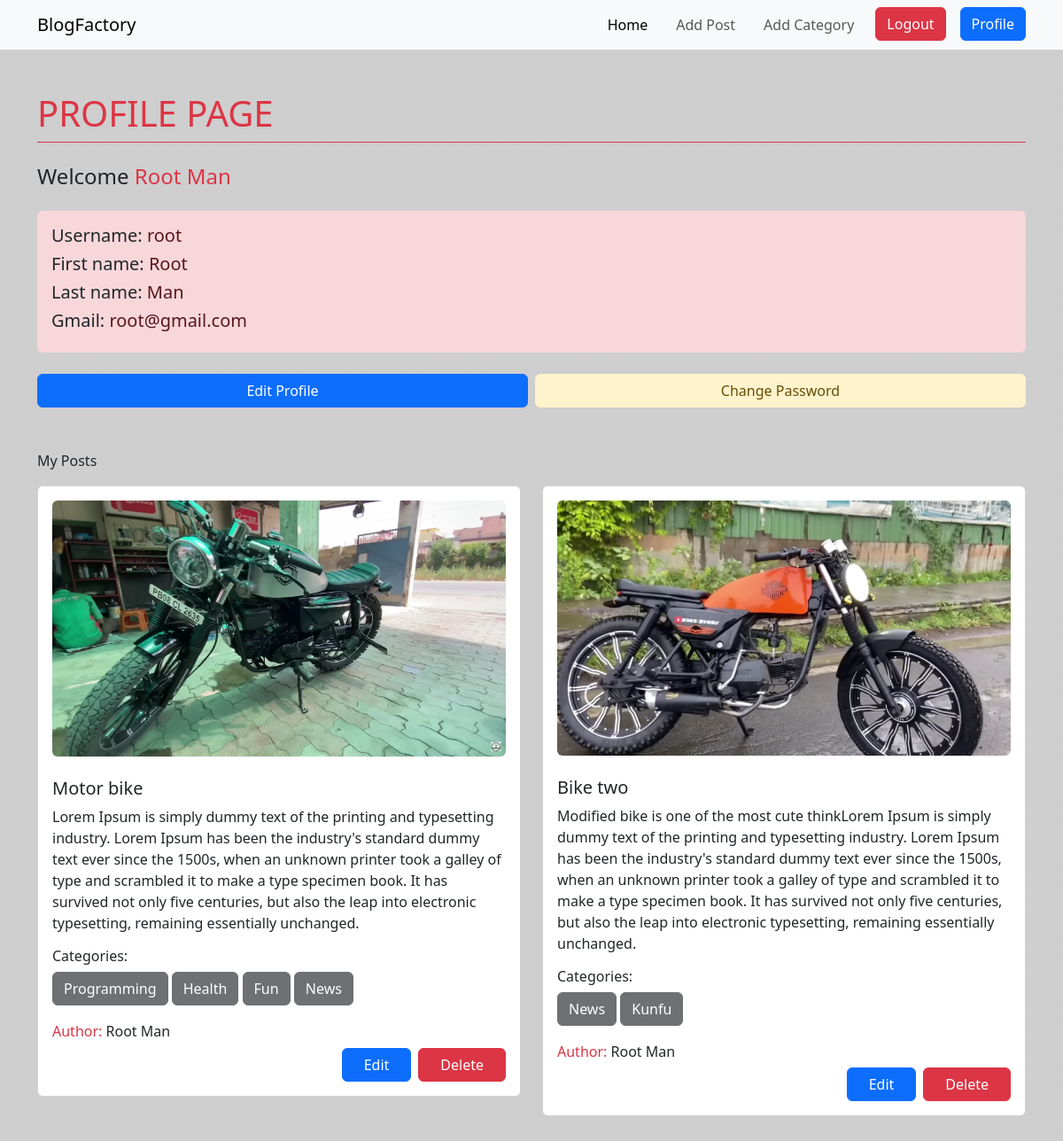
The page /author/profile/ (signed in) on the database as committed earlier.
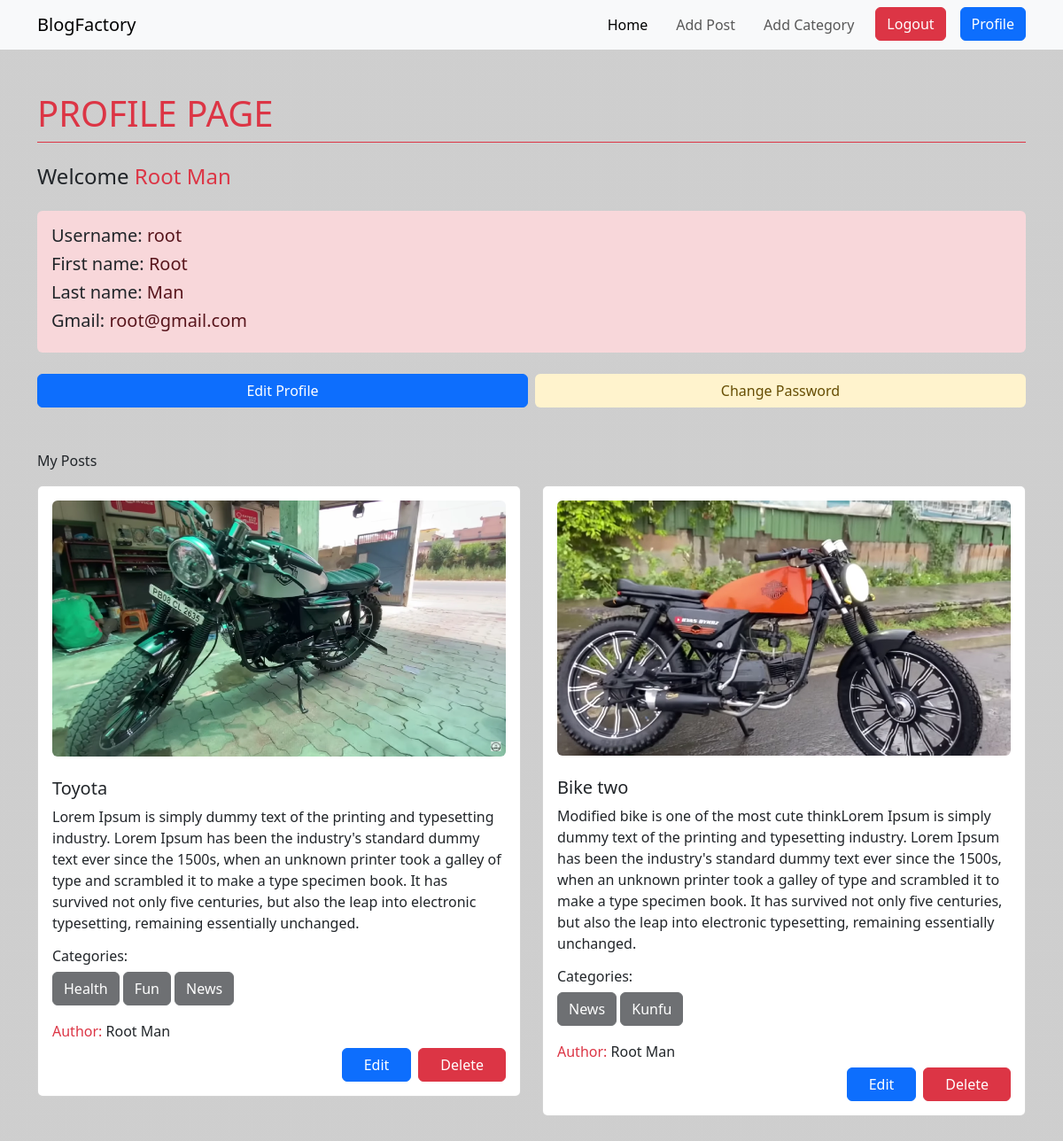
The same page on the database as committed later.
### posts/models.py (models this page shows, shortened)
class Post(models.Model):
    title = models.CharField(max_length=100)
    content = models.TextField()
    category = models.ManyToManyField(Category)
    author = models.ForeignKey(User, on_delete=models.CASCADE)
    image = models.FileField(upload_to ='posts/media/uploads/', default=None)

### categories/models.py (models this page shows, shortened)
class Category(models.Model):
    name = models.CharField(max_length=100)
    slug = models.SlugField(max_length=100, unique=True, null=True, blank=True)

### author/views.py (the view)
# urls.py: path('profile/', views.profilepage, name="profile"),
@login_required
def profilepage(req):
    data = Post.objects.filter(author = req.user)
    return render(req, 'profile.html', {'type':'Profile', 'data': data})

### author/Templates/profile.html
{% extends 'base.html' %}
{% load crispy_forms_tags %}
{% block contents %}
    <div >
        <div>
                <h1 class="mt-5 text-uppercase text-danger border-bottom border-danger pb-2">{{type}} Page</h1>
            <h4 class="my-4">Welcome <span class="text-danger">{{user.first_name}} {{user.last_name}}</span> </h4>
            <div class="bg-danger-subtle p-3 rounded-2 mb-4">
                <h5>Username: <span class="text-danger-emphasis">{{user}}</span></h5>
                <h5>First name: <span class="text-danger-emphasis">{{user.first_name}}</span></h5>
                <h5>Last name: <span class="text-danger-emphasis">{{user.last_name}}</span></h5>
                <h5>Gmail: <span class="text-danger-emphasis">{{user.email}}</span></h5>
            </div>
            <div class="d-flex gap-2">
                <a class="w-50" href="{% url 'editprofile' %}"><button class="w-100 btn btn-primary">Edit Profile</button></a>
                <a class="w-50" href="{% url 'passchange' %}"><button class="w-100 btn bg-warning-subtle text-warning-emphasis">Change Password</button></a>
            </div>
        </div>
        <div class="mt-5">
            <p>My Posts</p>
            <div class="mb-5 row">
                {% for post in data %}
                    <div class="col-sm-6 mb-4">
                        <div class="card">
                          <div class="card-body">
                            <img src="{{post.image.url}}" class="w-100 rounded-2" alt="">
                            <h5 class="card-title mt-4">{{post.title}}</h5>
                            <p class="card-text">{{post.content}}</p>
                            <h6>Categories: </h6>
                                {% for category in post.category.all %}
                                <button disabled class="btn-dark btn text-white mb-1">{{category.name}}</button>
                                {% endfor %}
                            <h6 class="mt-3"><span class="text-danger">Author: </span>
                                {% if post.author.first_name %}
                                {{post.author.first_name}} {{post.author.last_name}}
                                {% else %}
                                {{post.author}}
                              {% endif %}
                            </h6>
                            <div class="d-flex justify-content-end">
                              <a href="{% url 'edit_post' post.id %}"><button class="btn btn-primary me-2 px-4">Edit</button></a>
                              <a href="{% url 'delete_post' post.id %}"><button class="btn btn-danger px-4">Delete</button></a>
                            </div>
                          </div>
                        </div>
                      </div>
                {% endfor %}
            </div>
        </div>
    </div>
{% endblock contents %}

Rows that differ between the two databases and show on the page:
changed Post: loses Category (name "Programming"); title "Motor bike" → "Toyota"
